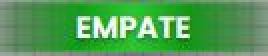
#> input picture scraper/Captura.JPG, 134 x 28 px (shown 2 times larger)
$ python analiza_color_letrero.py
#> lines starting #> are read from the running program, lines starting #| are printed output that depends on the picture
from PIL import Image
import numpy as np
import matplotlib.pyplot as plt

# Cambia el nombre si tu archivo es diferente
img = Image.open("Captura.JPG").convert("RGB")
#> img is the input picture: PIL image 134x28 RGB; mean R, G, B 82.5, 159, 85.7
arr = np.array(img)
arr = arr.reshape(-1, 3)

# Promedio de cada canal
mean_r, mean_g, mean_b = arr.mean(axis=0)
#> mean_r = 82.45; mean_g = 159; mean_b = 85.71
min_r, min_g, min_b = arr.min(axis=0)
#> min_r = 3; min_g = 91; min_b = 0
max_r, max_g, max_b = arr.max(axis=0)
#> max_r = 255; max_g = 255; max_b = 255

print(f"Promedio R: {mean_r:.1f}, G: {mean_g:.1f}, B: {mean_b:.1f}")
#| Promedio R: 82.5, G: 159.0, B: 85.7
print(f"Mínimo   R: {min_r}, G: {min_g}, B: {min_b}")
#| Mínimo   R: 3, G: 91, B: 0
print(f"Máximo   R: {max_r}, G: {max_g}, B: {max_b}")
#| Máximo   R: 255, G: 255, B: 255

# Histograma de cada canal
plt.figure(figsize=(10,4))
plt.subplot(1,3,1)
plt.hist(arr[:,0], bins=32, color='red')
plt.title('Histograma R')
plt.subplot(1,3,2)
plt.hist(arr[:,1], bins=32, color='green')
plt.title('Histograma G')
plt.subplot(1,3,3)
plt.hist(arr[:,2], bins=32, color='blue')
plt.title('Histograma B')
plt.tight_layout()
plt.show()
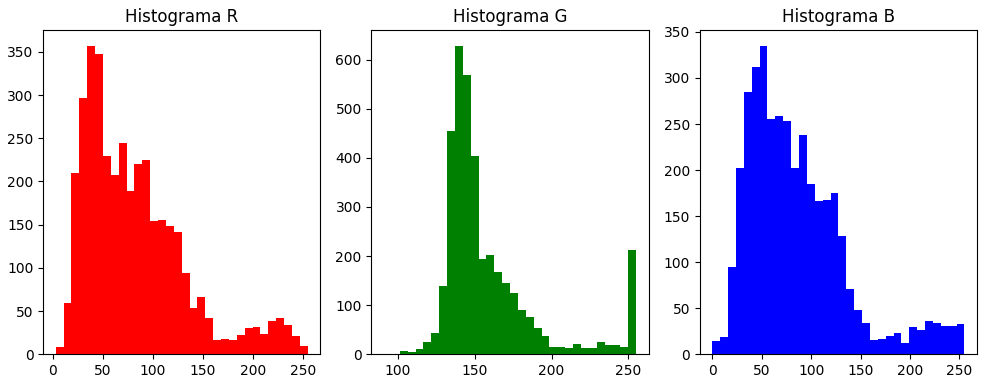
#> figure drawn by matplotlib, 3 panels; panel 1: tallest bar 357 high, from x = 34.5 to 42.38; panel 2: tallest bar 628 high, from x = 137.1 to 142.2; panel 3: tallest bar 335 high, from x = 47.81 to 55.78
